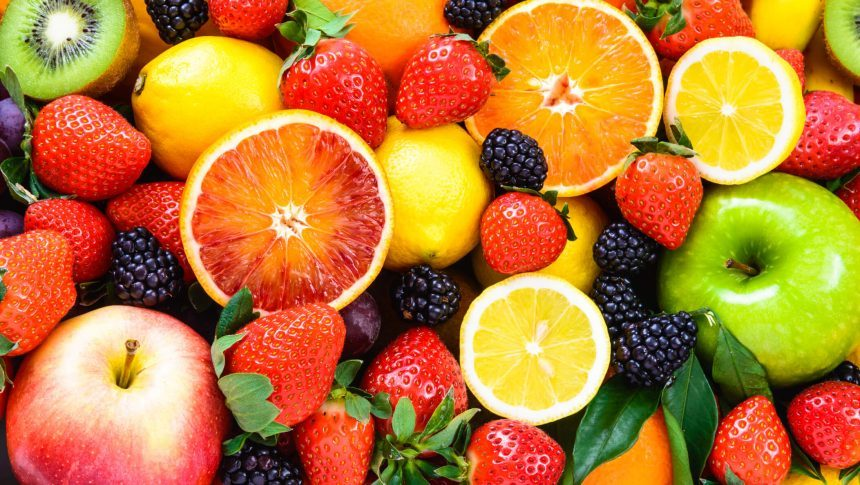
#> input picture atividade7/images-default/image_two.jpg, 860 x 485 px
$ python atividade_two.py
#> lines starting #> are read from the running program, lines starting #| are printed output that depends on the picture
import cv2

image = cv2.imread('../images-default/image_two.jpg')
#> image is the input picture: shape (485, 860, 3); mean B, G, R 52.6, 122.2, 186.3

azul, verde, vermelho = cv2.split(image)
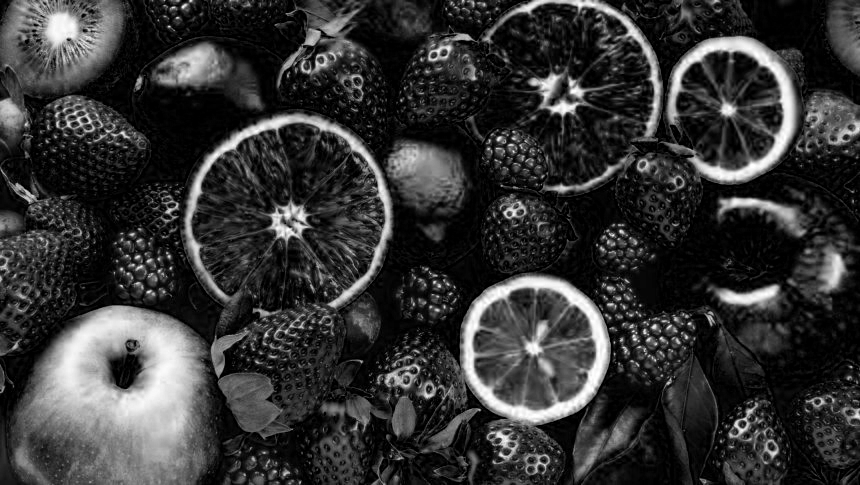
#> azul: shape (485, 860); min 0, max 255, mean 52.6
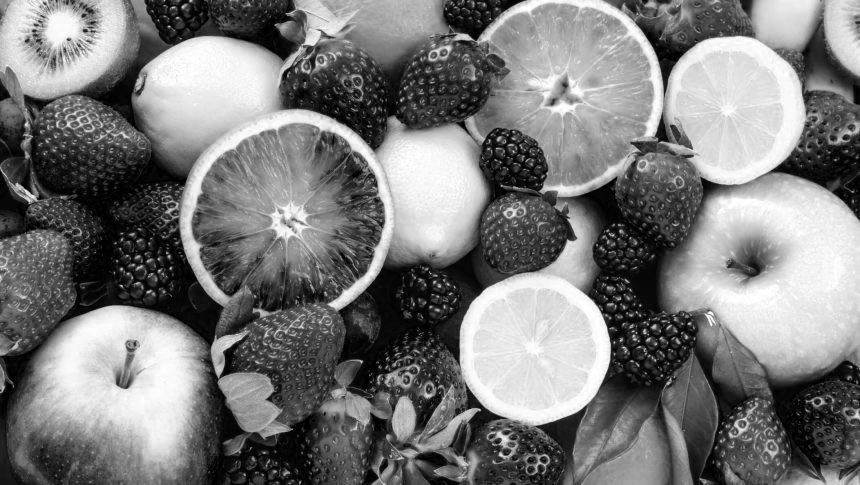
#> verde: shape (485, 860); min 0, max 255, mean 122.2
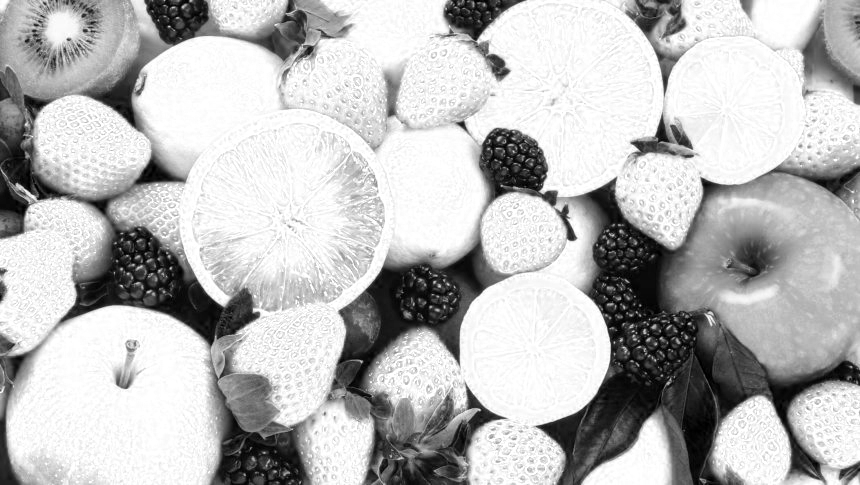
#> vermelho: shape (485, 860); min 0, max 255, mean 186.3

image_two = cv2.merge((azul, verde, vermelho))
image_tree = cv2.merge((vermelho, verde, azul))
image_four = cv2.merge((verde, azul, vermelho))
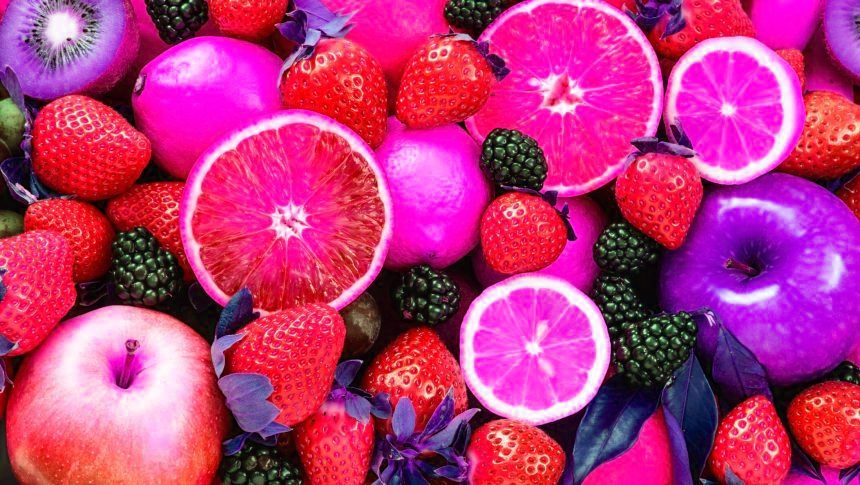
#> image_four: shape (485, 860, 3); mean of channels 0, 1, 2 122.2, 52.6, 186.3; drawn as B, G, R
image_five = cv2.merge((azul, vermelho, verde))
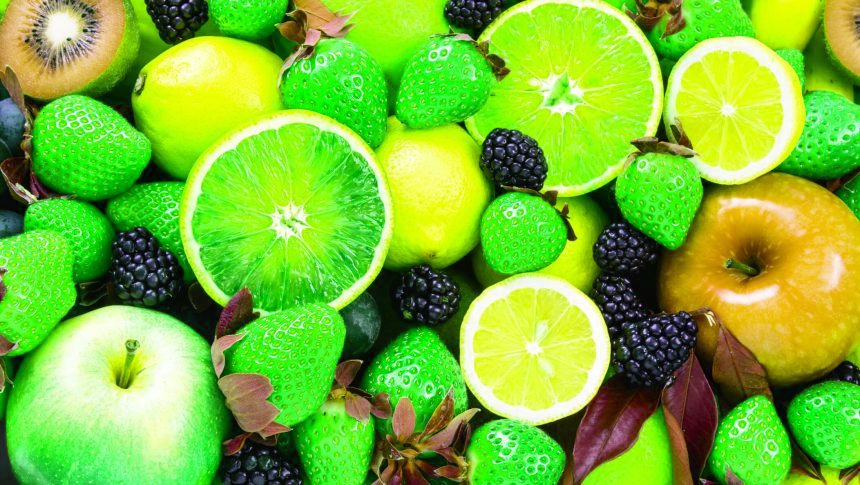
#> image_five: shape (485, 860, 3); mean of channels 0, 1, 2 52.6, 186.3, 122.2; drawn as B, G, R

cv2.imshow("Azul", azul)
cv2.imshow("Verde", verde)
cv2.imshow("Vermelho", vermelho)

cv2.imshow("Nova Imagem ", image_two)
cv2.imshow("Nova Imagem - 2", image_tree)
cv2.imshow("Nova Imagem - 3", image_four)
cv2.imshow("Nova Imagem - 4", image_five)

cv2.imwrite("../images-generated/atividade_two/fruta_azul.jpg", azul)
cv2.imwrite("../images-generated/atividade_two/fruta_verde.jpg", verde)
cv2.imwrite("../images-generated/atividade_two/fruta_vermelho.jpg", vermelho)

print("\n-----------------------------------------------------")
print("\nImagens geradas!")
print("\nLocalização: /images-generated/atividade_two")
print("\n-----------------------------------------------------\n")

cv2.waitKey(0)
cv2.destroyAllWindows()
